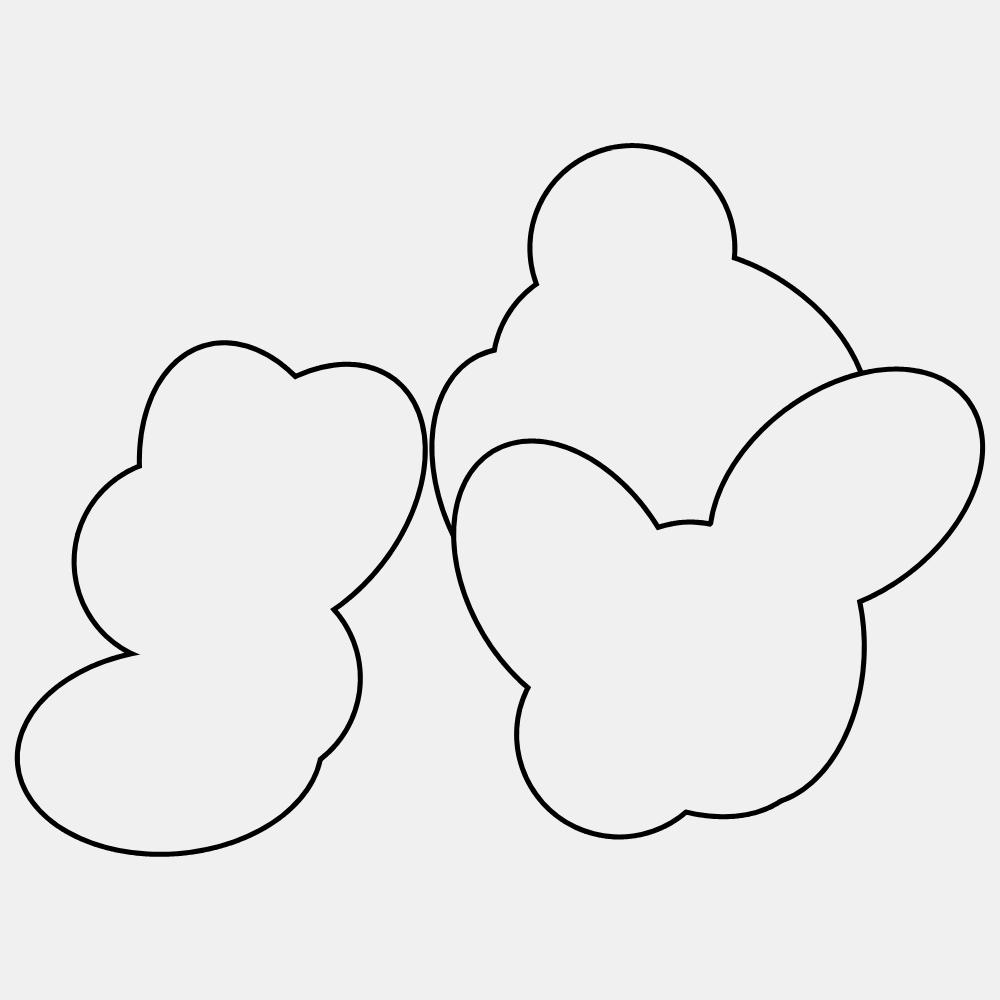
Frame 1 (no input)
Frame 60 (no input): identical to frame 1, image omitted
Frame 120 (the mouse pressed at the canvas centre since frame 60): identical to frame 1, image omitted

The p5.js sketch that drew this single still picture (run headless with seeded random() and noise() and a simulated clock; from frame 60 on, the mouse is pressed at the canvas centre):

// p5.js sketch
// ── sketch.js
class Ellipse {
  constructor(x, y, w, h, angle) {
    this.x = x;
    this.y = y;
    this.w = w;
    this.h = h;
    this.angle = angle;
  }

  isPointInside(px, py) {
    let dx = px - this.x;
    let dy = py - this.y;
    let cosAngle = cos(-this.angle);
    let sinAngle = sin(-this.angle);
    let xRot = dx * cosAngle - dy * sinAngle;
    let yRot = dx * sinAngle + dy * cosAngle;
    return (4 * xRot * xRot) / (this.w * this.w) + (4 * yRot * yRot) / (this.h * this.h) <= 1;
  }

  getPoint(t) {
    let x = this.x + this.w * cos(t) / 2 * cos(this.angle) - this.h * sin(t) / 2 * sin(this.angle);
    let y = this.y + this.w * cos(t) / 2 * sin(this.angle) + this.h * sin(t) / 2 * cos(this.angle);
    return {
      x,
      y
    };
  }

  getSection(section) {
    let sectionX = this.x + section * (this.w / 3) * cos(this.angle);
    let sectionY = this.y + section * (this.w / 3) * sin(this.angle);
    return {
      x: sectionX,
      y: sectionY
    };
  }

  display() {
    push();
    noStroke();
    translate(this.x, this.y);
    rotate(this.angle);
    ellipse(0, 0, this.w, this.h);
    pop();
  }
}

class OutlineShape {
  constructor(xpos, ypos, size, amtShapes) {
    this.xpos = xpos;
    this.ypos = ypos;
    this.size = size;
    this.amtShapes = amtShapes;
    this.ellipses = [];
    this.generateEllipses();
  }

  generateEllipses() {
    let baseWidth = this.size;
    let baseHeight = this.size / 1.5;
    let scaleAmt = [1, 3, 12];

    // First ellipse
    this.ellipses.push(new Ellipse(this.xpos, this.ypos, baseWidth, baseHeight, random(TAU)));

    for (let i = 1; i < this.amtShapes; i++) {
      let prevEllipse = this.ellipses[i - 1];
      let section = random([-1, 1]);
      let sectionPoint = prevEllipse.getSection(section);

      let randomOffset = random(0, PI / 2);
      let newAngle = prevEllipse.angle + PI / 2 + randomOffset;

      let offsetX = (baseHeight / 2) * cos(newAngle);
      let offsetY = (baseHeight / 2) * sin(newAngle);

      let newX = sectionPoint.x + offsetX;
      let newY = sectionPoint.y + offsetY;

      let adjustedPosition = this.adjustPositionToBounds(newX, newY, baseWidth, baseHeight, newAngle);
      newX = adjustedPosition.x;
      newY = adjustedPosition.y;

      let r = sqrt(random(1));
      if (r > 0.8) {
        this.ellipses.push(new Ellipse(newX, newY, baseHeight, baseHeight, newAngle));

      } else {
        this.ellipses.push(new Ellipse(newX, newY, baseWidth, baseHeight, newAngle));
      }

      // this.ellipses.push(new Ellipse(newX, newY, baseWidth, baseHeight, newAngle));
    }
  }

  adjustPositionToBounds(x, y, w, h, angle) {
    let corners = [{
        x: -w / 2,
        y: -h / 2
      },
      {
        x: w / 2,
        y: -h / 2
      },
      {
        x: w / 2,
        y: h / 2
      },
      {
        x: -w / 2,
        y: h / 2
      }
    ];

    let minX = Infinity,
      minY = Infinity,
      maxX = -Infinity,
      maxY = -Infinity;

    for (let corner of corners) {
      let rotatedX = corner.x * cos(angle) - corner.y * sin(angle) + x;
      let rotatedY = corner.x * sin(angle) + corner.y * cos(angle) + y;
      minX = min(minX, rotatedX);
      minY = min(minY, rotatedY);
      maxX = max(maxX, rotatedX);
      maxY = max(maxY, rotatedY);
    }

    let adjustedX = x;
    let adjustedY = y;

    if (minX < 0) adjustedX += -minX;
    if (minY < 0) adjustedY += -minY;
    if (maxX > width) adjustedX -= (maxX - width);
    if (maxY > height) adjustedY -= (maxY - height);

    return {
      x: adjustedX,
      y: adjustedY
    };
  }

  draw() {
    for (let i = 0; i < this.ellipses.length; i++) {
      this.drawSingleEllipseOutline(i);
    }

    for (let i = 0; i < this.ellipses.length; i++) {
      let e = this.ellipses[i];
      e.display();
    }
  }

  drawSingleEllipseOutline(index) {
    let drawing = false;

    for (let t = 0; t <= TWO_PI; t += 0.01) {
      let point = this.ellipses[index].getPoint(t);

      if (!this.isPointInAnyOtherEllipse(point.x, point.y, index)) {
        if (!drawing) {
          beginShape();
          drawing = true;
        }
        vertex(point.x, point.y);
      } else {
        if (drawing) {
          endShape();
          drawing = false;
        }
      }
    }

    if (drawing) {
      endShape();
    }
  }

  isPointInAnyOtherEllipse(px, py, excludeIndex) {
    for (let i = 0; i < this.ellipses.length; i++) {
      if (i !== excludeIndex && this.ellipses[i].isPointInside(px, py)) {
        return true;
      }
    }
    return false;
  }

  getBoundingBox() {
    let minX = Infinity,
      minY = Infinity,
      maxX = -Infinity,
      maxY = -Infinity;
    for (let ellipse of this.ellipses) {
      for (let t = 0; t < TWO_PI; t += 0.1) {
        let point = ellipse.getPoint(t);
        minX = min(minX, point.x);
        minY = min(minY, point.y);
        maxX = max(maxX, point.x);
        maxY = max(maxY, point.y);
      }
    }
    return {
      minX,
      minY,
      maxX,
      maxY
    };
  }
}

let outlineShapes = [];

function setup() {
  createCanvas(1000, 1000);
  background(0);
  noFill();
  stroke(240);
  strokeWeight(3);

  let wordLength = 3;
  for (let i = 0; i < wordLength; i++) {
    let size = 300;
    let x = (size) + size * i;
    let amtInternalShapes = int(random(2, 7));
    let wordShape = new OutlineShape(x, height / 2, size, amtInternalShapes);
    outlineShapes.push(wordShape);
  }

  // Calculate the bounding box of all shapes
  let minX = Infinity,
    minY = Infinity,
    maxX = -Infinity,
    maxY = -Infinity;
  for (let shape of outlineShapes) {
    let bb = shape.getBoundingBox();
    minX = min(minX, bb.minX);
    minY = min(minY, bb.minY);
    maxX = max(maxX, bb.maxX);
    maxY = max(maxY, bb.maxY);
  }

  // Calculate the center of the composition
  let centerX = (minX + maxX) / 2;
  let centerY = (minY + maxY) / 2;

  // Calculate the offset to center the composition
  let offsetX = width / 2 - centerX;
  let offsetY = height / 2 - centerY;

  // Reposition all shapes
  for (let shape of outlineShapes) {
    for (let ellipse of shape.ellipses) {
      ellipse.x += offsetX;
      ellipse.y += offsetY;
    }
  }
}

function draw() {
  background(240);

  fill(240);
  stroke(0);
  strokeWeight(10);
  for (let i = 0; i < outlineShapes.length; i++) {
    let wordShape = outlineShapes[i];
    wordShape.draw();
  }
}
